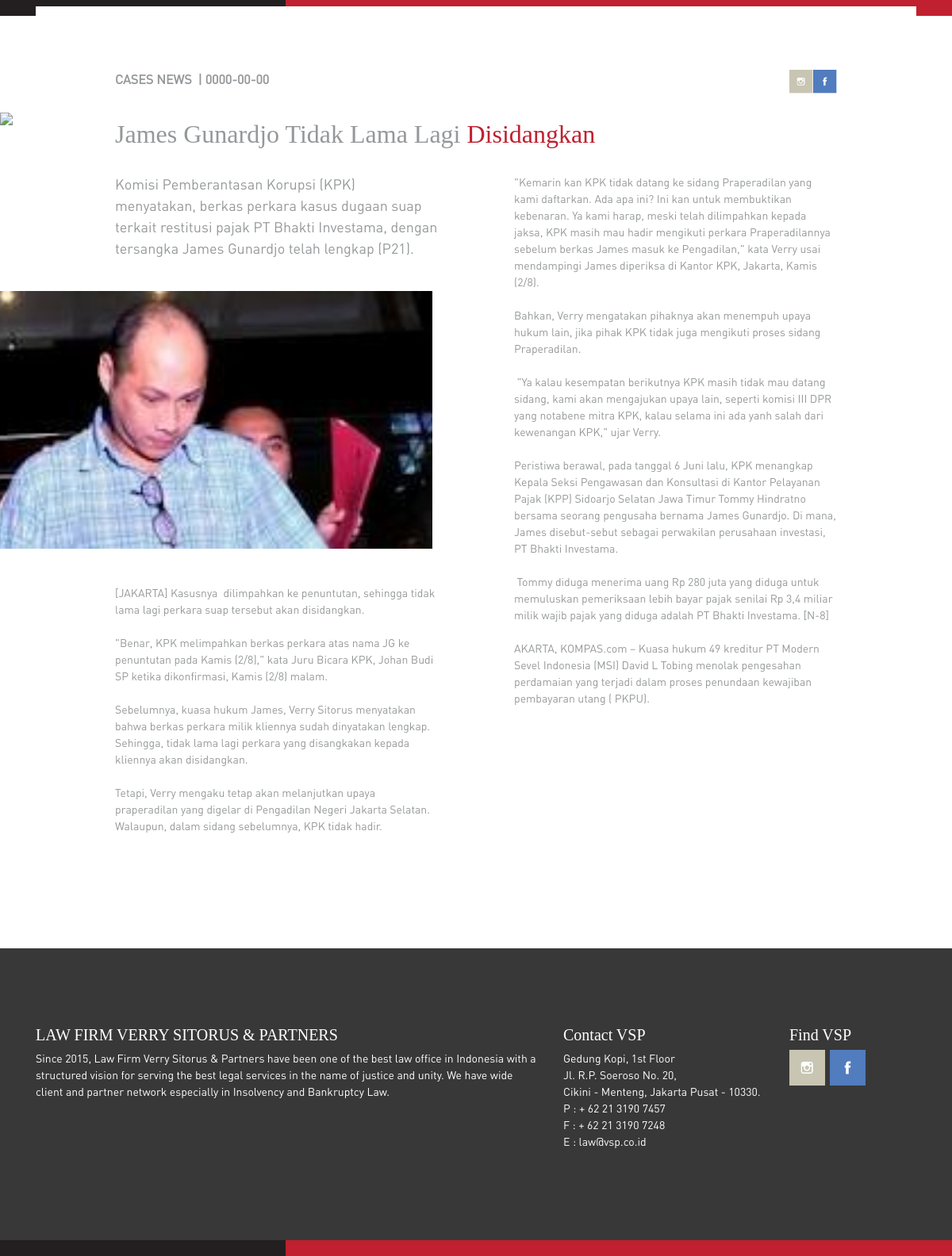
Page /news.php?id=1 on the committed database.
### tables this page shows
CREATE TABLE `news` (
  `id_news` int(11) NOT NULL,
  `id_kategori` int(11) NOT NULL,
  `judul` varchar(255) NOT NULL,
  `header` mediumtext NOT NULL,
  `kolom1` mediumtext NOT NULL,
  `kolom2` mediumtext NOT NULL,
  `gambar` varchar(50) NOT NULL,
  `nomor` int(1) NOT NULL,
  `tgl_buat` date NOT NULL
);

CREATE TABLE `kategori` (
  `id_kategori` int(11) NOT NULL,
  `nama` varchar(25) NOT NULL
);

### news.php (the view, shortened to what this page needs)
<?php
include ("config.php");
$id = $_GET['id'];
$query = "SELECT news.*, kategori.nama FROM news JOIN kategori ON news.id_kategori = kategori.id_kategori WHERE news.id_news = $id";
$news = mysqli_query($db, $query);
$data = mysqli_fetch_array($news);
?>
<!DOCTYPE html>
<html>
<head>
    <link rel="stylesheet" href="assets/css/bootstrap.min.css">
    <link rel="stylesheet" href="assets/css/style.css">
</head>
<body>
<table class="accent-color">
    <tr>
    </tr>
</table>
<nav class="navbar navbar-expand-lg navbar-light navbar-vsp my-4">
    <div class="container">
        <a class="navbar-brand" href="index.php">
        </a>
        <div class="collapse navbar-collapse" id="navbarSupportedContent">
            <ul class="navbar-nav ml-auto">
                <li class="nav-item border border-top-0 border-bottom-0 border-right-0">
                    <a class="nav-link" href="index.php">HOME <span class="sr-only">(current)</span></a>
                </li>
                <li class="nav-item border border-top-0 border-bottom-0 border-right-0">
                    <a class="nav-link" href="aboutus.php">ABOUT VSP</a>
                </li>
                <li class="nav-item border border-top-0 border-bottom-0 border-right-0 active">
                    <a class="nav-link" href="expertise.php">EXPERTISE</a>
                </li>
                <li class="nav-item border border-top-0 border-bottom-0 border-right-0">
                    <a class="nav-link" href="client.php">CLIENT</a>
                </li>
                <li class="nav-item border border-top-0 border-bottom-0 border-right-0">
                    <a class="nav-link" href="lawyers.php">LAWYERS</a>
                </li>
                <li class="nav-item border border-top-0 border-bottom-0">
                    <a class="nav-link" href="contact.php">CONTACT</a>
                </li>
            </ul>
        </div>
    </div>
</nav>
<div class="container-fluid">
    <div class="row">
        <div class="col-lg-12" style="padding:0">
        </div>
    </div>
</div>
<div class="container">
    <div class="row">
        <div class="col-lg-12">
            <div class="section">
                <div class="row">
                    <div class="col-lg-12">
                        <div class="d-flex">
                            <div class="mr-auto">
                                <p><b><?php echo $data['nama']?>  | <?php echo $data['tgl_buat'];?></b></p>
                            </div>
                            <a href="https://www.instagram.com/lawfirmverrysitorus/">
                                <img src="assets/img/ig.png" alt="instagram-logo" width="30">
                            </a>
                            <a href="https://www.facebook.com/vsplawfirm/">
                                <img src="assets/img/fb.png" alt="facebook-logo" width="30">
                            </a>
                        </div>
                    </div>
                    <div class="col-lg-12">
                        <div class="mt-4">
                            <h2 style="width:90%"><?php echo $data['judul']; ?></h2>
                        </div>
                    </div>
                </div>
                <div class="row mt-4">
                    <div class="col-lg-6 pr-5">
                        <p style="font-size:18px"><?php echo $data['header']; ?></p>
                        <?php if ($data['gambar']) { ?>
                            <img src="assets/img/<?php echo $data['gambar']?>" class="img-article py-4">
                        <?php } ?>
                        <p class="text-small">
<?php echo $data['kolom1']; ?></p>
                    </div>
                    <div class="col-lg-6 pl-5">
                        <p class="text-small"><?php echo $data['kolom2'];?></p>
                    </div>
                </div>
            </div>
        </div>
    </div>
</div>
<footer class="mt-5">
    <div class="container">
        <div class="row py-5">
            <div class="col-sm-7">
              <h5>LAW FIRM VERRY SITORUS &amp; PARTNERS</h5>
              <p>Since 2015, Law Firm Verry Sitorus & Partners have been one of the best law office in Indonesia with a structured vision for serving the best legal services in the name of justice and unity. We have wide client and partner network especially in Insolvency and Bankruptcy Law.</p>
          </div>
          <div class="col-md-3">
              <h5>Contact VSP</h5>
              <p>Gedung Kopi, 1st Floor
Jl. R.P. Soeroso No. 20,
Cikini - Menteng, Jakarta Pusat - 10330.
P : + 62 21 3190 7457
F : + 62 21 3190 7248
E : law@vsp.co.id</p>
            </div>
            <div class="col-sm-2">
                <h5>Find VSP</h5>
                <a href="https://www.instagram.com/lawfirmverrysitorus/">
                    <img src="assets/img/ig.png" alt="instagram-logo">
                </a>
                <a href="https://www.facebook.com/vsplawfirm/">
                    <img src="assets/img/fb.png" alt="facebook-logo">
                </a>
            </div>
        </div>
    </div>
</footer>
<table class="accent-color">
    <tr>
        <td class="black"></td>
        <td class="red"></td>
    </tr>
</table>
</body>
</html>

### assets/css/style.css (style rules this page uses)
body { margin: 0; padding: 0; color: #95989A; font-smooth: always; -webkit-font-smoothing: antialiased; -moz-osx-font-smoothing: grayscale; }
h1, h2, h3, h4, h5, .nav-link { font-family: Klavika-Regular; }
h6, p { font-family: DIN-Regular; white-space: pre-wrap; }
.accent-color { width: 100%; height: 20px; border-collapse: collapse; }
.accent-color td { margin: 0; padding: 0; }
.accent-color td.black { width: 30%; background-color: #231F20; }
.accent-color td.red { width: 70%; background-color: #C0202F; }
.navbar { background: #fff; }
.navbar.navbar-vsp a { color: #95989A; font-size: 13px; margin: 0 7px; }
li.nav-item.active a { color: #C0202F!important; font-weight: bold; }
.red { color: #C0202F; font-family: Klavika-Bold; }
footer { background-color: #383838; color: #fff; padding: 50px 0; }
footer p { font-size: 14px; }
.section { background-color: #fff; margin-top: -150px; padding: 80px 100px; }
.text-small { font-size: 14px; }
.img-article { width: 650px; margin-left: -250px; }

### rows in the picture
news: id_kategori.nama "CASES NEWS", tgl_buat "0000-00-00", judul "James Gunardjo Tidak Lama Lagi Disidangkan", header "Komisi Pemberantasan Korupsi (KPK) menyatakan, berkas perkara kasus dugaan suap terkait restitusi pajak PT Bhakti Investama, dengan tersangka James Gunardjo telah lengkap (P21).", gambar (picture), kolom1 "[JAKARTA] Kasusnya dilimpahkan ke penuntutan, sehingga tidak lama lagi perkara suap tersebut akan disidangkan. \"Benar, KPK melimpahkan berkas perkara atas nama JG ke penuntutan pada Kamis (2/8),\" kata Juru Bicara KPK, Johan Budi SP ketika dikonfirmasi, Kamis (2/8) malam. Sebelumnya, kuasa hukum James, Verry Sitorus menyatakan bahwa berkas perkara milik kliennya sudah dinyatakan lengkap. Sehingga, tidak lama lagi perkara yang disangkakan kepada kliennya akan disidangkan. Tetapi, Verry mengaku tetap akan melanjutkan upaya praperadilan yang digelar di Pengadilan Negeri Jakarta Selatan. Walaupun, dalam sidang sebelumnya, KPK tidak hadir.", kolom2 "\"Kemarin kan KPK tidak datang ke sidang Praperadilan yang kami daftarkan. Ada apa ini? Ini kan untuk membuktikan kebenaran. Ya kami harap, meski telah dilimpahkan kepada jaksa, KPK masih mau hadir mengikuti perkara Praperadilannya sebelum berkas James masuk ke Pengadilan,\" kata Verry usai mendampingi James diperiksa di Kantor KPK, Jakarta, Kamis (2/8). Bahkan, Verry mengatakan pihaknya akan menempuh upaya hukum lain, jika pihak KPK tidak juga mengikuti proses sidang Praperadilan. \"Ya kalau kesempatan berikutnya KPK masih tidak mau datang sidang, kami akan mengajukan upaya lain, seperti komisi III DPR yang notabene mitra KPK, kalau selama ini ada yanh salah dari kewenangan KPK,\" ujar Verry.…"
